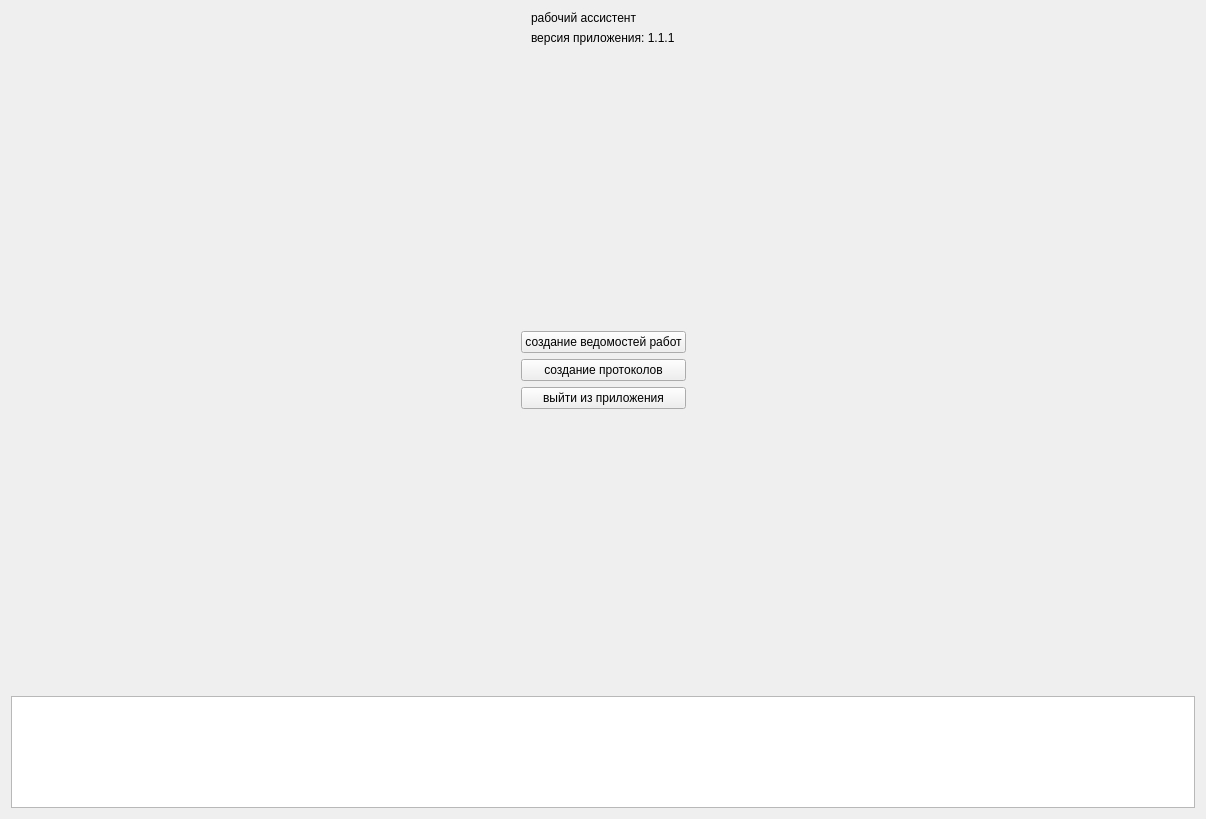
<?xml version="1.0" encoding="UTF-8"?>
<ui version="4.0">
 <class>MainMenuWidget</class>
 <widget class="QWidget" name="MainMenuWidget">
  <property name="geometry">
   <rect>
    <x>0</x>
    <y>0</y>
    <width>1206</width>
    <height>819</height>
   </rect>
  </property>
  <property name="windowTitle">
   <string>Form</string>
  </property>
  <layout class="QGridLayout" name="gridLayout">
   <item row="0" column="0">
    <layout class="QVBoxLayout" name="verticalLayout_3" stretch="0,5,0,5,2">
     <item>
      <layout class="QHBoxLayout" name="horizontalLayout_2">
       <item>
        <spacer name="horizontalSpacer_3">
         <property name="orientation">
          <enum>Qt::Orientation::Horizontal</enum>
         </property>
         <property name="sizeHint" stdset="0">
          <size>
           <width>40</width>
           <height>20</height>
          </size>
         </property>
        </spacer>
       </item>
       <item>
        <layout class="QVBoxLayout" name="verticalLayout">
         <item>
          <widget class="QLabel" name="label_app_title">
           <property name="text">
            <string>рабочий ассистент</string>
           </property>
          </widget>
         </item>
         <item>
          <widget class="QLabel" name="label_app_version">
           <property name="text">
            <string>версия приложения: 1.1.1</string>
           </property>
          </widget>
         </item>
        </layout>
       </item>
       <item>
        <spacer name="horizontalSpacer_4">
         <property name="orientation">
          <enum>Qt::Orientation::Horizontal</enum>
         </property>
         <property name="sizeHint" stdset="0">
          <size>
           <width>40</width>
           <height>20</height>
          </size>
         </property>
        </spacer>
       </item>
      </layout>
     </item>
     <item>
      <spacer name="verticalSpacer">
       <property name="orientation">
        <enum>Qt::Orientation::Vertical</enum>
       </property>
       <property name="sizeHint" stdset="0">
        <size>
         <width>20</width>
         <height>40</height>
        </size>
       </property>
      </spacer>
     </item>
     <item>
      <layout class="QHBoxLayout" name="horizontalLayout">
       <item>
        <spacer name="horizontalSpacer">
         <property name="orientation">
          <enum>Qt::Orientation::Horizontal</enum>
         </property>
         <property name="sizeHint" stdset="0">
          <size>
           <width>40</width>
           <height>20</height>
          </size>
         </property>
        </spacer>
       </item>
       <item>
        <layout class="QVBoxLayout" name="verticalLayout_2">
         <item>
          <widget class="QPushButton" name="pushButton_create_sheets">
           <property name="text">
            <string>создание ведомостей работ</string>
           </property>
          </widget>
         </item>
         <item>
          <widget class="QPushButton" name="pushButton_create_protocols">
           <property name="text">
            <string>создание протоколов</string>
           </property>
          </widget>
         </item>
         <item>
          <widget class="QPushButton" name="pushButton_exit">
           <property name="text">
            <string>выйти из приложения</string>
           </property>
          </widget>
         </item>
        </layout>
       </item>
       <item>
        <spacer name="horizontalSpacer_2">
         <property name="orientation">
          <enum>Qt::Orientation::Horizontal</enum>
         </property>
         <property name="sizeHint" stdset="0">
          <size>
           <width>40</width>
           <height>20</height>
          </size>
         </property>
        </spacer>
       </item>
      </layout>
     </item>
     <item>
      <spacer name="verticalSpacer_2">
       <property name="orientation">
        <enum>Qt::Orientation::Vertical</enum>
       </property>
       <property name="sizeHint" stdset="0">
        <size>
         <width>20</width>
         <height>40</height>
        </size>
       </property>
      </spacer>
     </item>
     <item>
      <widget class="QPlainTextEdit" name="plainTextEdit_logs">
       <property name="minimumSize">
        <size>
         <width>0</width>
         <height>20</height>
        </size>
       </property>
       <property name="undoRedoEnabled">
        <bool>false</bool>
       </property>
       <property name="readOnly">
        <bool>true</bool>
       </property>
      </widget>
     </item>
    </layout>
   </item>
  </layout>
 </widget>
 <resources/>
 <connections/>
</ui>
